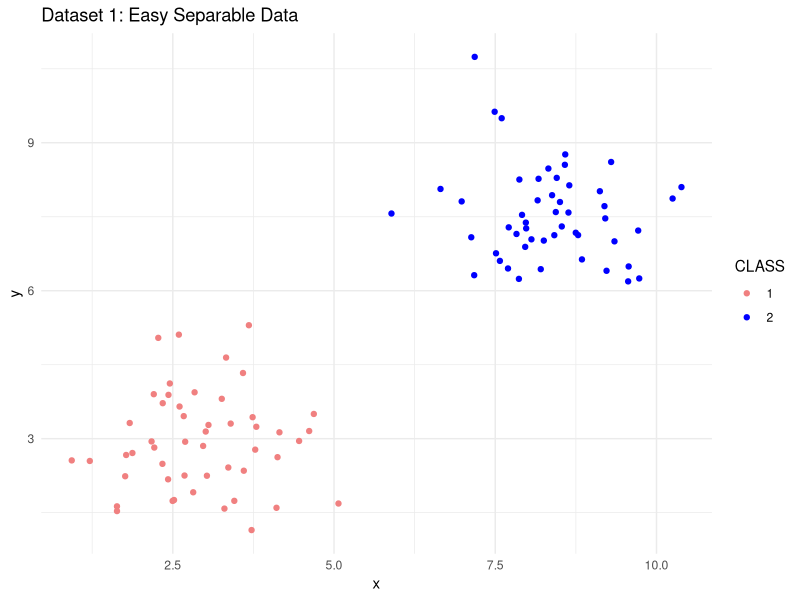
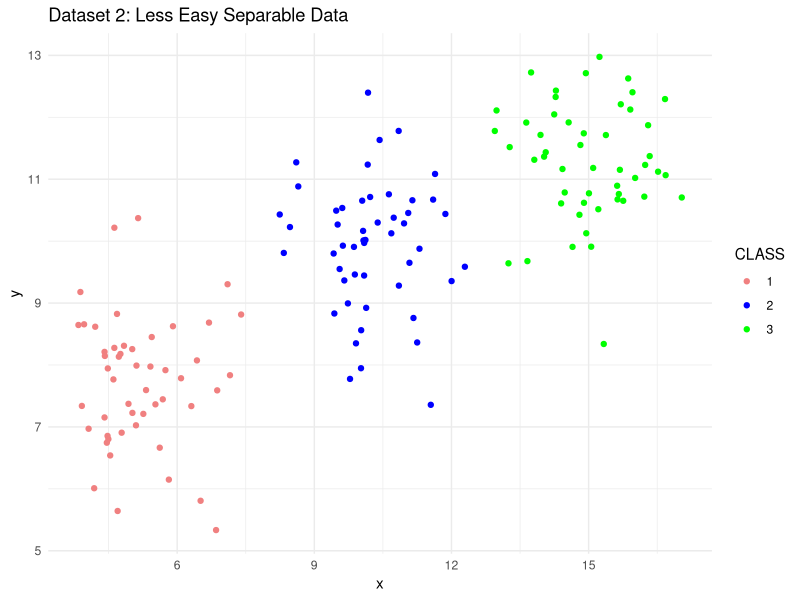
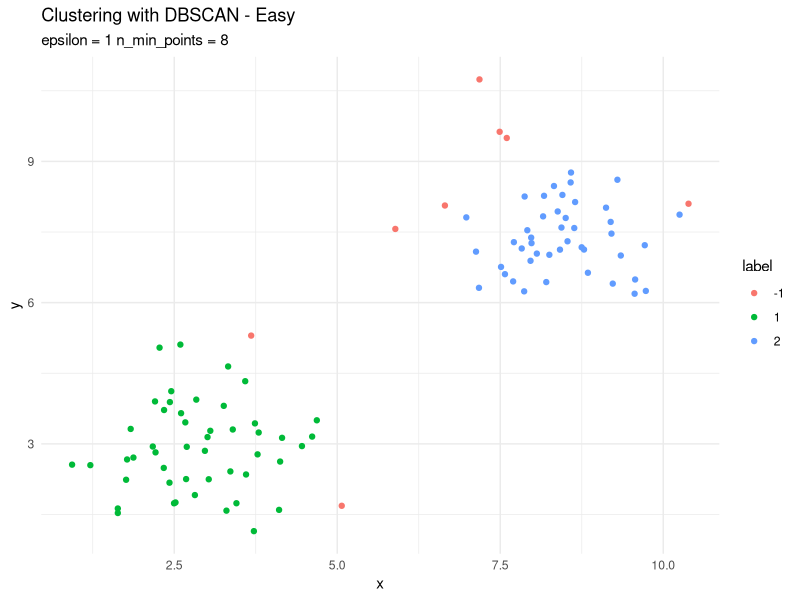
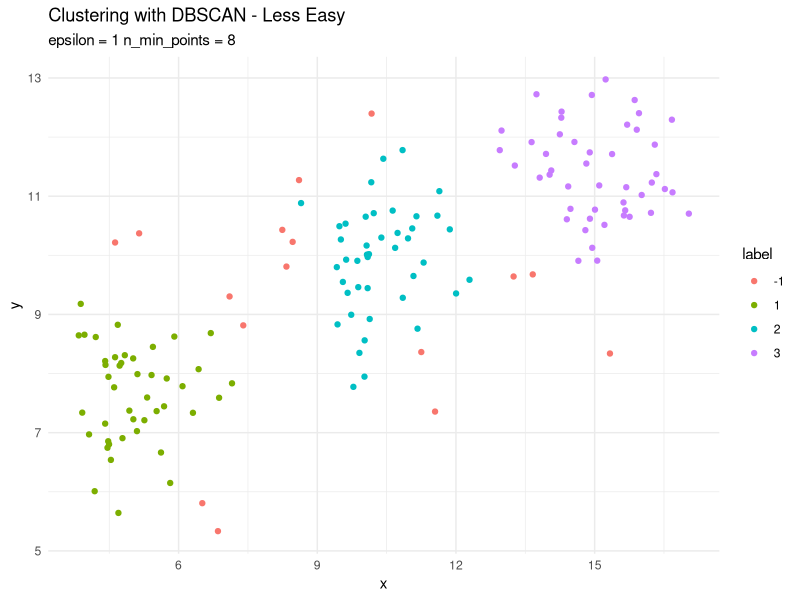

Recreate these plots in R, in order.
# Density based methods
library(ggplot2)
set.seed(123)

# Creating 2D datasets
easy_separable_df <- data.frame(
  x = c(rnorm(50, mean = 2.9), rnorm(50, mean = 8.2)),
  y = c(rnorm(50, mean = 3.2), rnorm(50, mean = 7.5))
)

easy_separable_df$cluster <- factor(c(rep(1, 50), rep(2, 50)))

# Dataset 2: Less separable clusters
less_easy_df <- data.frame(
  x = c(rnorm(50, mean = 5.2), rnorm(50, mean = 10), rnorm(50, mean = 15)),
  y = c(rnorm(50, mean = 7.8), rnorm(50, mean = 10), rnorm(50, mean = 11))
)

less_easy_df$cluster <- factor(c(rep(1, 50), rep(2, 50), rep(3, 50)))


# Visualizing Dataset 1
ggplot(easy_separable_df, aes(x = x, y = y, color = cluster)) +
  geom_point() +
  ggtitle("Dataset 1: Easy Separable Data") +
  scale_color_manual(values = c("lightcoral", "blue")) +  
  theme_minimal() +
  labs(color = "CLASS")

# Visualizing Dataset 2
ggplot(less_easy_df, aes(x = x, y = y, color = cluster)) +
  geom_point() +
  ggtitle("Dataset 2: Less Easy Separable Data") +
  scale_color_manual(values = c("lightcoral", "blue", "green")) +  
  theme_minimal() +
  labs(color = "CLASS")


# DBSCAN implementation

dis_euclidean = function(x, y) {
  x1 = x[1]
  x2 = x[2]
  y1 = y[1]
  y2 = y[2]
  
  distance = sqrt((x1 - y1)^2 + (x2 - y2)^2)
  
  return(distance)
}

check_area = function(point, data, epsilon, n_min_points){
  near_points = c()
  rows_number = nrow(data)
  for(i in 1:rows_number){
    distance = dis_euclidean(data[i, ], point)
    
    if(distance <= epsilon){
      near_points = c(near_points, i)
      }
    }
  
    if(length(near_points) >= n_min_points){
      return(near_points)
    }
    else{
      return(NULL)
    }
}


db_scan <- function(data, epsilon, n_min_points) {
  rows_number = nrow(data)
  labels = rep(0, rows_number)  # 0 - is unvisited
  class_id = 0
  
  for(i in 1:rows_number) {
    if(labels[i] == 0) {  
      near_points = check_area(data[i, ], data, epsilon, n_min_points)
      
      if(!is.null(near_points)) {
        class_id = class_id + 1  
        labels[i] = class_id
        points_to_check = near_points  

        while(length(points_to_check) > 0) {
          current_point = points_to_check[1]
          points_to_check = points_to_check[-1]  
          
          if(labels[current_point] == 0 || labels[current_point] == -1) {
            labels[current_point] = class_id 
            
            new_points_nearby = check_area(data[current_point, ], data, epsilon, n_min_points)
            if(!is.null(new_points_nearby)) {
              points_to_check = unique(c(points_to_check, new_points_nearby))  
            }
          }
        }
      } else {
        labels[i] = -1  #noise
      }
    }
  }
  
  return(labels)
}

# Parameters
epsilon = 1
n_min_points = 8

# Testing easy df

labels = db_scan(easy_separable_df, epsilon, n_min_points)
easy_separable_df$label = as.factor(labels)

ggplot(easy_separable_df, aes(x = x, y = y, color = label)) +
  geom_point() +
  ggtitle("Clustering with DBSCAN - Easy") +
  theme_minimal()  +
  labs(subtitle = paste("epsilon =", epsilon, "n_min_points =", n_min_points))


# Testing less easy df

labels = db_scan(less_easy_df, epsilon, n_min_points)
less_easy_df$label = as.factor(labels)

ggplot(less_easy_df, aes(x = x, y = y, color = label)) +
  geom_point() +
  ggtitle("Clustering with DBSCAN - Less Easy") +
  theme_minimal()  +
  labs(subtitle = paste("epsilon =", epsilon, "n_min_points =", n_min_points))